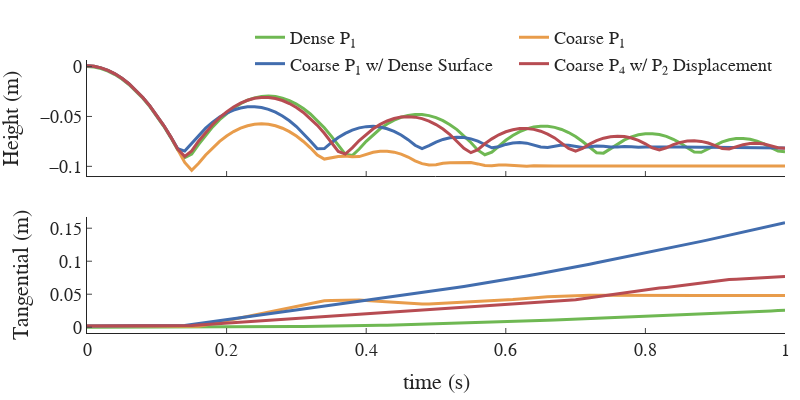

Source (notebook cell):
### Code cell
# fig = go.Figure()
line_width=3

t = df_p4["Time"]

from plotly.subplots import make_subplots
fig = make_subplots(rows=2, cols=1, shared_xaxes=True)

colors = ["#6FB853", "#E89C4B", "#426DAE", "#B74C52"]

fig.add_trace(go.Scatter(
    x=t, 
    y=df_p1_fine["avg(Y)"], 
    name="Dense P₁", 
    line=dict(
        width=line_width,
        color=colors[0]
    )), row=1, col=1)

fig.add_trace(go.Scatter(
    x=t, 
    y=df_p1_coarse["avg(Y)"], 
    name="Coarse P₁", 
    line=dict(
        width=line_width,
        color=colors[1]
    )), row=1, col=1)

fig.add_trace(go.Scatter(
    x=t, 
    y=df_p1["avg(Y)"], 
    name="Coarse P₁ w/ Dense Surface", 
    line=dict(
        width=line_width,
        color=colors[2]
    )), row=1, col=1)

fig.add_trace(go.Scatter(
    x=t, 
    y=df_p4["avg(Y)"], 
    name="Coarse P₄ w/ P₂ Displacement", 
    line=dict(
        width=line_width,
        color=colors[3]
    )), row=1, col=1)

def tangential_com(df):
    return numpy.sqrt(df["avg(X)"]**2 + df["avg(Z)"]**2)

fig.add_trace(go.Scatter(
    x=t, 
    y=tangential_com(df_p1_fine), 
    line=dict(
        width=line_width,
        color=colors[0]
    )), row=2, col=1)

fig.add_trace(go.Scatter(
    x=t, 
    y=tangential_com(df_p1_coarse), 
    line=dict(
        width=line_width,
        color=colors[1]
    )), row=2, col=1)

fig.add_trace(go.Scatter(
    x=t, 
    y=tangential_com(df_p1), 
    line=dict(
        width=line_width,
        color=colors[2]
    )), row=2, col=1)

fig.add_trace(go.Scatter(
    x=t, 
    y=tangential_com(df_p4), 
    line=dict(
        width=line_width,
        color=colors[3]
    )), row=2, col=1)

fig.update_layout(
    width=800, 
    height=400, 
    title=dict(
        # text="Bouncing Ball", 
        x=0.5,
        pad=dict(b=0,l=0,r=0,t=0),
#         y=0.85
    ),
    xaxis=dict( 
        ticks="inside",
    ), 
    xaxis2=dict( 
        ticks="inside",
        title="time (s)"
    ), 
    yaxis=dict(
        ticks="inside",
        title="Height (m)",
    ),
    yaxis2=dict(
        ticks="inside",
        title="Tangential (m)",
    ),
    template="simple_white",
    font=dict(
        family="Times",
        size=18
    ),
    legend=dict(
        orientation="h",
        yanchor="top",
        y=1.15,
        xanchor="right",
        x=0.99,
        bgcolor='rgba(0,0,0,0)',
        font_size=18
    ),
    margin=dict(l=10, r=10, t=60, b=10)
)

for i, trace in enumerate(fig['data']): 
    if i > 3: 
        trace['showlegend'] = False

fig.write_image("com.pdf")
fig.show()
